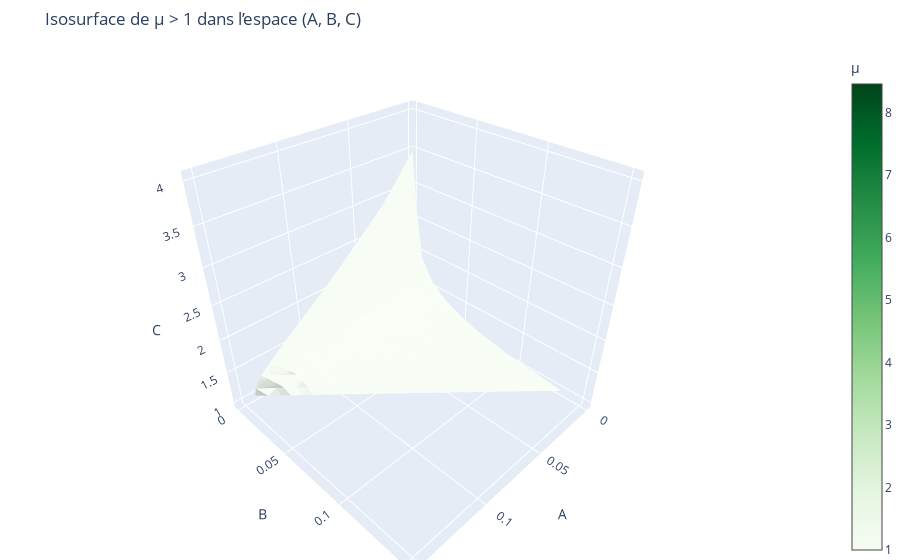

Notebook source saved alongside this figure:
### Code cell
import numpy as np
from scipy.special import comb
import plotly.graph_objects as go

def calculer_mu(A, B, C, p=0.5, jmax=100):
    total = 0
    for j in range(1, jmax + 1):
        term = comb(2 * j, j) * (p * (1 - p))**j
        exp_part = np.exp(-2 * A * j - B * (C**(2 * j) - 1) / (C - 1))
        total += term * exp_part
    return total

# Grilles de A, B, C
A_vals = np.linspace(0.001, 0.151, 16)
B_vals = np.linspace(0.001, 0.151, 16)
C_vals = np.linspace(1.01, 4.01, 31)

# Création de la grille 3D
A_grid, B_grid, C_grid = np.meshgrid(A_vals, B_vals, C_vals, indexing='ij')
mu_grid = np.zeros_like(A_grid)

# Calcul de mu sur toute la grille
for i in range(A_grid.shape[0]):
    for j in range(B_grid.shape[1]):
        for k in range(C_grid.shape[2]):
            A = A_grid[i, j, k]
            B = B_grid[i, j, k]
            C = C_grid[i, j, k]
            mu_grid[i, j, k] = calculer_mu(A, B, C)

# Tracé volumique
fig = go.Figure(data=go.Isosurface(
    x=A_grid.flatten(),
    y=B_grid.flatten(),
    z=C_grid.flatten(),
    value=mu_grid.flatten(),
    isomin=1.0,
    isomax=mu_grid.max(),
    surface_count=2,
    colorscale='Greens',
    caps=dict(x_show=False, y_show=False, z_show=False),
    colorbar_title='μ'
))

fig.update_layout(
    scene=dict(
        xaxis_title='A',
        yaxis_title='B',
        zaxis_title='C',
    ),
    title='Isosurface de μ > 1 dans l’espace (A, B, C)',
    margin=dict(l=0, r=0, b=0, t=50)
)

fig.show()

### Figure 1 — Plotly figure (JSON) as saved in the notebook; plotly's stock layout.template omitted (floating-point values rounded to 4 significant figures; data arrays with more than 128 entries replaced by an {"elided": "..."} marker saying what was removed)
{"data": [{"caps": {"x": {"show": false}, "y": {"show": false}, "z": {"show": false}}, "colorbar": {"title": {"text": "μ"}}, "colorscale": [[0, "rgb(247,252,245)"], [0.125, "rgb(229,245,224)"], [0.25, "rgb(199,233,192)"], [0.375, "rgb(161,217,155)"], [0.5, "rgb(116,196,118)"], [0.625, "rgb(65,171,93)"], [0.75, "rgb(35,139,69)"], [0.875, "rgb(0,109,44)"], [1, "rgb(0,68,27)"]], "isomax": 8.459, "isomin": 1, "surface": {"count": 2}, "type": "isosurface", "value": {"elided": "7936 float values"}, "x": {"elided": "7936 float values"}, "y": {"elided": "7936 float values"}, "z": {"elided": "7936 float values"}}], "layout": {"margin": {"b": 0, "l": 0, "r": 0, "t": 50}, "scene": {"xaxis": {"title": {"text": "A"}}, "yaxis": {"title": {"text": "B"}}, "zaxis": {"title": {"text": "C"}}}, "title": {"text": "Isosurface de μ > 1 dans l’espace (A, B, C)"}}}
